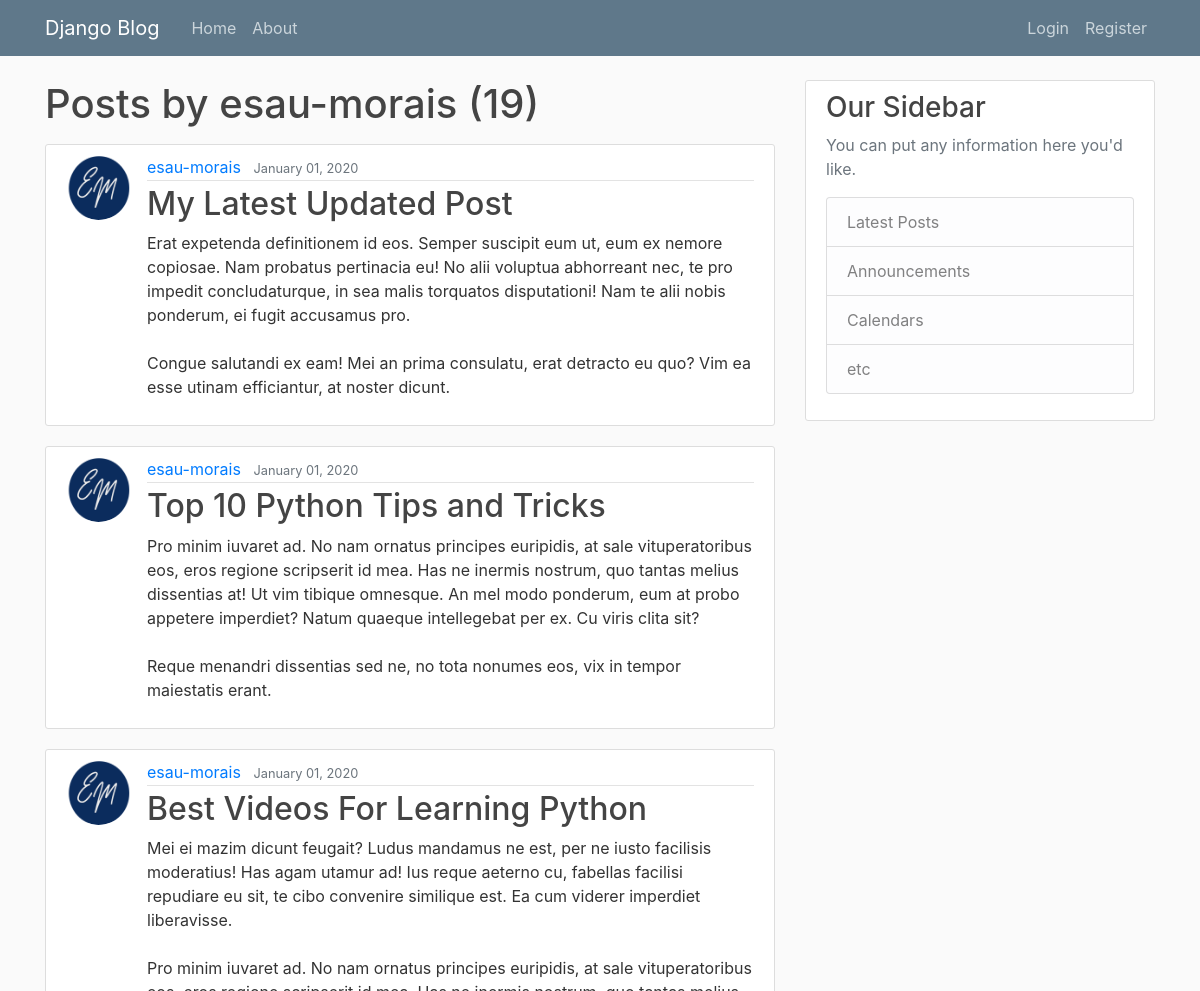
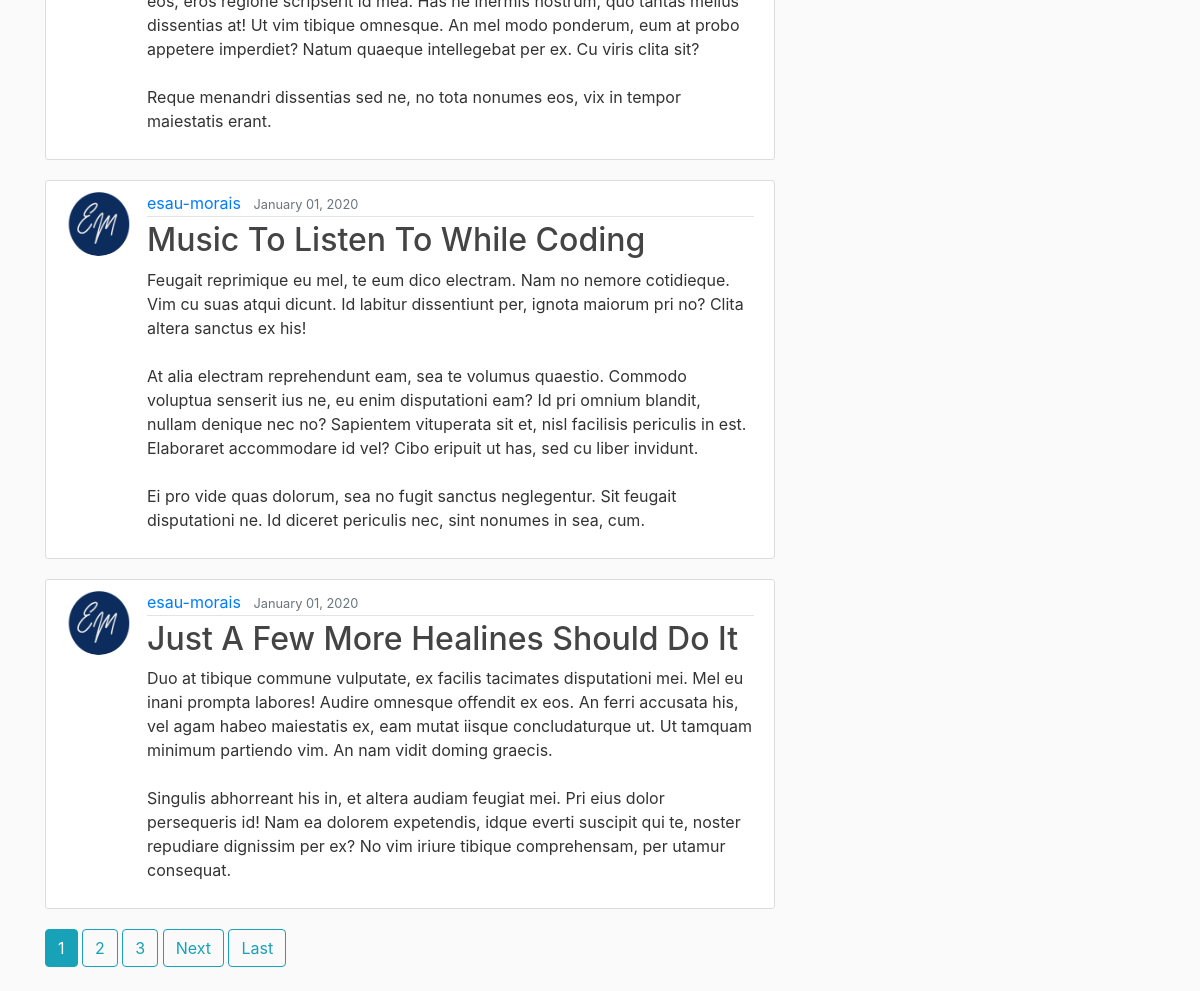
Before: /user/esau-morais with the older database file (2 pictures, top to bottom).
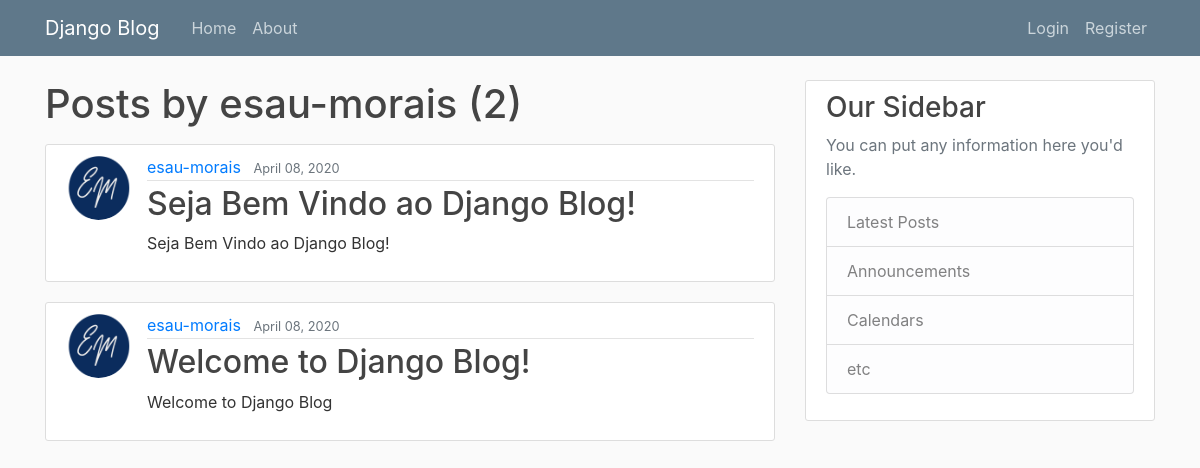
After: the same page with the newer database file.
### website/models.py (models this page shows, shortened)
class Post(models.Model):
  title = models.CharField(max_length=100)
  content = models.TextField()
  date_posted = models.DateTimeField(default=timezone.now)
  author = models.ForeignKey(User, on_delete=models.CASCADE)

### users/models.py (models this page shows, shortened)
class Profile(models.Model):
	user = models.OneToOneField(User, on_delete=models.CASCADE)
	image = models.ImageField(default='default.jpg', upload_to='profile_pics')

### website/views.py (the view)
# urls.py: path('user/<str:username>', UserPostListView.as_view(), name='user-posts'),
class UserPostListView(ListView):
    model = Post
    template_name = 'website/user_posts.html'  # <app>/<model>_<viewtype>.html
    context_object_name = 'posts'
    paginate_by = 5
    def get_queryset(self):
        user = get_object_or_404(User, username=self.kwargs.get('username'))
        return Post.objects.filter(author=user).order_by('-date_posted')

### website/templates/website/user_posts.html (shortened to what this page needs)
{% extends 'website/base.html' %}
{% block content %}
	<h1 class="mb-3">Posts by {{ view.kwargs.username }} ({{ page_obj.paginator.count }})</h1>
	{% for post in posts %}
		<article class="media content-section">
			<img class="rounded-circle article-img" src="{{ post.author.profile.image.url }}" alt="">
		  <div class="media-body">
		    <div class="article-metadata">
		      <a class="mr-2" href="{% url 'user-posts' post.author.username %}">{{ post.author }}</a>
		      <small class="text-muted">{{ post.date_posted|date:'F d, Y' }}</small>
		    </div>
		    <h2><a class="article-title" href="{% url 'post-detail' post.id %}">{{ post.title }}</a></h2>
		    <p class="article-content">{{ post.content }}</p>
		  </div>
		</article>
	{% endfor %}
	{% if is_paginated %}
		{% for num in page_obj.paginator.page_range %}
			{% if page_obj.number == num %}
				<a class="btn btn-info mb-4" href="?page={{ num }}">{{ num }}</a>
			{% elif num > page_obj.number|add:'-3' and num < page_obj.number|add:'3' %}
				<a class="btn btn-outline-info mb-4" href="?page={{ num }}">{{ num }}</a>
			{% endif %}
		{% endfor %}
		{% if page_obj.has_next %}
			<a class="btn btn-outline-info mb-4" href="?page={{ page_obj.next_page_number }}">Next</a>
			<a class="btn btn-outline-info mb-4" href="?page={{ page_obj.paginator.num_pages }}">Last</a>
		{% endif %}
	{% endif %}
{% endblock content %}

Changed rows visible on the page:
removed Post: author.profile.image (picture), author "esau-morais", date_posted "January 01, 2020", title "My Latest Updated Post", content "Erat expetenda definitionem id eos. Semper suscipit eum ut, eum ex nemore copiosae. Nam probatus pertinacia eu! No alii voluptua abhorreant nec, te pro impedit concludaturque, in sea malis torquatos disputationi! Nam te alii nobis ponderum, ei fugit accusamus pro. Congue salutandi ex eam! Mei an prima consulatu, erat detracto eu quo? Vim ea esse utinam efficiantur, at noster dicunt."
removed Post: author.profile.image (picture), author "esau-morais", date_posted "January 01, 2020", title "Top 10 Python Tips and Tricks", content "Pro minim iuvaret ad. No nam ornatus principes euripidis, at sale vituperatoribus eos, eros regione scripserit id mea. Has ne inermis nostrum, quo tantas melius dissentias at! Ut vim tibique omnesque. An mel modo ponderum, eum at probo appetere imperdiet? Natum quaeque intellegebat per ex. Cu viris clita sit? Reque menandri dissentias sed ne, no tota nonumes eos, vix in tempor maiestatis erant."
removed Post: author.profile.image (picture), author "esau-morais", date_posted "January 01, 2020", title "Best Videos For Learning Python", content "Mei ei mazim dicunt feugait? Ludus mandamus ne est, per ne iusto facilisis moderatius! Has agam utamur ad! Ius reque aeterno cu, fabellas facilisi repudiare eu sit, te cibo convenire similique est. Ea cum viderer imperdiet liberavisse. Pro minim iuvaret ad. No nam ornatus principes euripidis, at sale vituperatoribus eos, eros regione scripserit id mea. Has ne inermis nostrum, quo tantas melius dissentias at! Ut vim tibique omnesque. An mel modo ponderum, eum at probo appetere imperdiet? Natum quaeque intellegebat per ex. Cu viris clita sit? Reque menandri dissentias sed ne, no tota nonumes eos, vix in tempor maiestatis erant."
removed Post: author.profile.image (picture), author "esau-morais", date_posted "January 01, 2020", title "Music To Listen To While Coding", content "Feugait reprimique eu mel, te eum dico electram. Nam no nemore cotidieque. Vim cu suas atqui dicunt. Id labitur dissentiunt per, ignota maiorum pri no? Clita altera sanctus ex his! At alia electram reprehendunt eam, sea te volumus quaestio. Commodo voluptua senserit ius ne, eu enim disputationi eam? Id pri omnium blandit, nullam denique nec no? Sapientem vituperata sit et, nisl facilisis periculis in est. Elaboraret accommodare id vel? Cibo eripuit ut has, sed cu liber invidunt. Ei pro vide quas dolorum, sea no fugit sanctus neglegentur. Sit feugait disputationi ne. Id diceret periculis nec, sint nonumes in sea, cum."
removed Post: author.profile.image (picture), author "esau-morais", date_posted "January 01, 2020", title "Just A Few More Healines Should Do It", content "Duo at tibique commune vulputate, ex facilis tacimates disputationi mei. Mel eu inani prompta labores! Audire omnesque offendit ex eos. An ferri accusata his, vel agam habeo maiestatis ex, eam mutat iisque concludaturque ut. Ut tamquam minimum partiendo vim. An nam vidit doming graecis. Singulis abhorreant his in, et altera audiam feugiat mei. Pri eius dolor persequeris id! Nam ea dolorem expetendis, idque everti suscipit qui te, noster repudiare dignissim per ex? No vim iriure tibique comprehensam, per utamur consequat."
added Post: author.profile.image (picture), author "esau-morais", date_posted "April 08, 2020", title "Seja Bem Vindo ao Django Blog!", content "Seja Bem Vindo ao Django Blog!"
added Post: author.profile.image (picture), author "esau-morais", date_posted "April 08, 2020", title "Welcome to Django Blog!", content "Welcome to Django Blog"
Other visible differences:
{{ page_obj.paginator.count }}: "19" → "2"
list line gone: "1"
list line gone: "2"
list line gone: "3"
text no longer shown: "Next Last"
